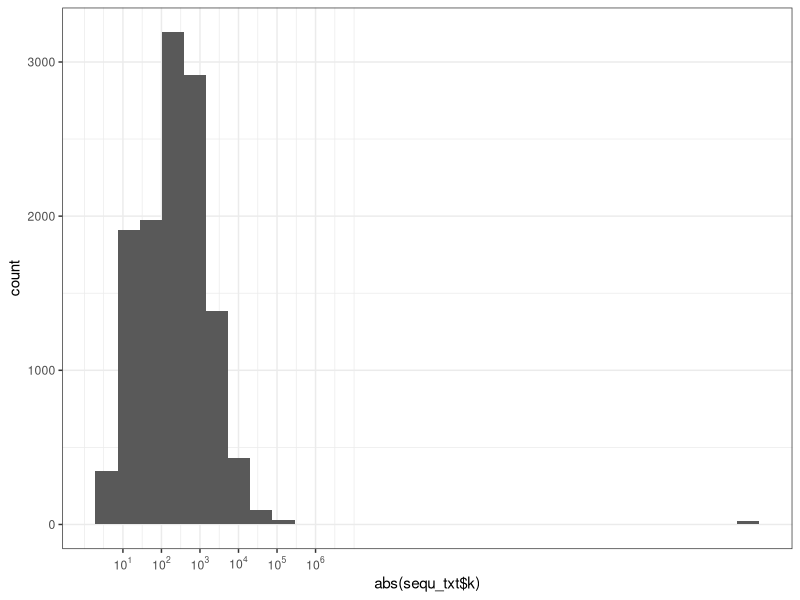
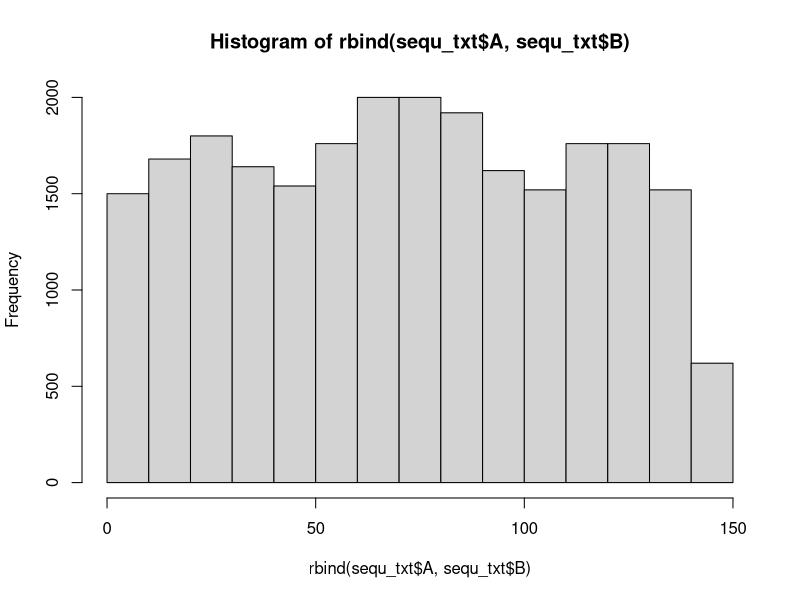
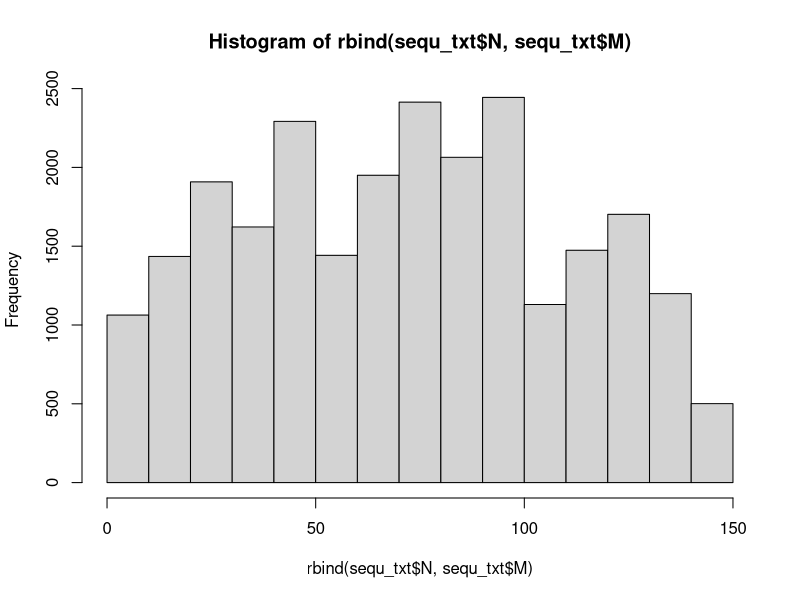

Reproduce these figures in R, in order.
## Grid3Dsequence_GeoArchaeo_ERT V1.2 ###

## Release notes ##

#V 1.0 June 2025: Creation of this script for a geologic/mining investigation with Electrical Resistivity Tomography (ERT)

#V 1.1 October 2025:
                    #now the probability function that selects MN electrodes varies with AB distance. Now you can have more skewed MN electrodes distribution when AB are close to each other, while maintaining a more uniform distribution whan AB are distant from each other
                    #now you can define a range around the center of the AB dipole in which all the potential electrodes will be surely selected by the probability function
                    #fixed sampling probability by reducing 0.001 to 0.00000001
                    #added some histogram plots to increase knowledge on the sequence created.
                    #I did this update to investigate an embankment with a 3D configuration.
#V 1.2 December 2025 #output directory updated

## End of Release notes


### Introduction

#Hello! This script creates an ERT sequence for a 3D survey setup with electrodes at the surface located in a m x n grid.
#This sequence is particularly optimized if you have a georesistivimeter such as IRIS Syscal Pro that measures 10 potential differences simultaneously,
#speeding up the survey.
#This script was adapted from another script of mine, focused on archaeological 3D surveys.
#( The goal of an archaeological 3D survey is to acquire as many data as possible near the surface, until 1-2 meters depth, for archaeological purposes. Therefore,
#we generally want to focus on very shallow investigation depths, with a very dense data distribution near the surface. )

#Instead, here we focus on geologic surveys, so we want to go deep with the investigation.
#This script is therefore optimized for 3D rectangular-shape grids (e.g. 3 cables of 48 electrodes each, or 6 x 24), and it is meant to select
#some meaningful AB spacings (see the variables ws_aperture_list...) and, for each AB spacing, a series of and MN potential electrodes that 
#are more spaced the more distant from the center of the current dipole AB. This allows to have a high investigation depth while maintaining the geometrical factor k quite low.

library(readr)

#First, we select the survey geometry.

### INPUT PARAMETERS ###
m=48 #electrodes in a row (or cable...if you have your rows exactly of the length of the cable)
n=3 #electrodes in a column = number of rows (or cables)
ele_dist_x=8 #distance between rows
ele_dist_y=1 #distance between electrodes in a row (or cable electrode spacing)
num_pot=20 #number of potential measurements per each current dipole (a multiple of 10 is suggested to obtain maximum optimization in Syscal Pro georesistivimeter or similar)
meandering=FALSE #if TRUE, the script will order the electrode positions as a snake. If you instead prefer to make the survey grid with each cable's lowest electrode number always start from the same side of the grid, put FALSE.
random_ele_pot=FALSE #experimental: just pick random potential electrodes assigned to each current dipole
delete_inline_measurements=FALSE #if you perform already line by line measurements with traditional 2D sequences, and you wanna save space and time.

##First, the program sets the AB spacings, which can be set in "ws_aperture_list_hor" and "ws_aperture_list_ver" variables. # Optionally, you can add AB with a diagonal spacing (diag_aperture_list)
## Second, according to those spacings, it will create a certain number (=num_pot) of potential electrodes to be measured during that AB current injection


#Please, set to TRUE the following variables if you want to add them to the sequence. Diagonal means AB current electrodes that are spaced diagonally within the
#electrode grid. ws stands for Wenner-Schlumberger but in this script contains also dipole dipole electrodes, basically it is all those AB dipoles which are not spaced diagonally, but only along a row or column.
diagonal=TRUE
ws=TRUE

##Please, set the following variables to generate the AB current electrodes with different spacings between them. For a simple case, use just ws_aper... = c(1)
#If you want AB to have a large aperture set for example =c(10). You can set a free combination of AB apertures, for example =c(1,5,8), and they can be different in horizontal and vertical directions.

# ws_aperture should be less than m or n! - it represents how much spacing between A and B current electrodes for 3D configuration. Practically, it is equal to B-A in the case the electrode grid has a spacing of 1m
ws_aperture_list_hor=c(1,3,45,46,47) #here we define how many different AB apertures to be selected in horizontal direction
ws_aperture_list_ver=c(1)#here we define how many different AB apertures to be selected in vertical direction

#diagonals should be a list of c(firstnumber,secondnumber), like list(c(1,2),c(2,10), c(3,20). First number should be less than n, second number less than m
#these numbers means, for example c(2,10), that the diagonal AB is made by a certain series of A electrodes, and the B electrodes are in positions, relative to A, of 2*ele_dist_x on the x direction, and of 10*ele_dist_y on the y direction
diag_aperture_list=list(c(1,8),c(2,16),c(2,47))

## input parameters for the choice of the potential electrodes.

#As stated at the beginning of the script, for each current electrode AB we need to select a meaningful series (possibly a multiple of 10, in the case of optimized Syscal Pro georesistivimeter)
#of MN potential electrodes. The idea, to minimize k but allow deep investigation at the same time, is to select MN more spaced and more spaced, as they are more distant from the center of the AB current dipole.

#At first,a random weighted distribution (with sample(x,num,prob) function of R) was tried, with the weights inversely proportional to the distance from the center of AB
#However it was too random and it was probable that the most distant electrodes were underrepresented.
#Therefore, a custom algorithm to build a "less-random" spatial distribution of electrodes was created.
#This algorithm basically divides the candidates to be potential electrodes (all electrodes but the current electrodes) in several groups (num_pot +1). Each group has more elements if it is more distant
#from the center of the AB dipole. The choice of these groups is linket to the parameters mult_fact and elev_fact. For each group, the algorithm selects just one potential electrodes, randomly, but with a weight. 
#This weight is higher for the more distant electrodes within the group (this weight is linked to the parameter elev_fact_inv). 

#in V1.1 this was converted to a range, based on the distance between A and B. 

#if you want to choose different parameters, we suggest you to try them in the commented trial section below, meant for testing and plotting the 
# quasi-random potential electodes grid. The default values of 1.5, 1.8, 11 are a good balance and worked well for a 48x3 grid, where the 3 lines were spaced 5 times the electrode spacing.

# mult_fact=1.5 # this parameter, if lower, it will skew more the electrode distribution
# elev_fact=1.8 # this parameter, if higher, it will skew more the electrode distribution
# elev_fact_inv=11 # this parameter, if higher, it will choose more consistently the most distant electrodes - the potential electrodes distribution will be "less random".

mult_fact_range=c(1.1,2) # this parameter, if lower, it will skew more the electrode distribution
elev_fact_range=c(2,1.1) # this parameter, if higher, it will skew more the electrode distribution
ele_dist_range=c(min(ele_dist_x,ele_dist_y),(((m-1)*ele_dist_y)^2+((n-1)*ele_dist_x)^2)^0.5) # a vector with two elements: the distance of the closest couple of electrodes and the distance of the most distant couple of electrodes.
elev_fact_inv=2 # this parameter, if higher, it will choose more consistently the most distant electrodes - the potential electrodes distribution will be "less random".
range_sure_ele_range=c(4,0.1) #m #in this range of distance from the center of the current dipole, all the electrodes will be picked. This range is a range, for larger aperture it shrinks, because for large apertures we are not interested in selecting all these electrodes near the AB dipole center


### END INPUT PARAMETERS ###


#Calculation of the electrode grid based on the input parameters.
ele_pos=data.frame(num=1:(m*n),x=floor((0:(m*n-1))/m),y=0:(m*n-1)-m*floor((0:(m*n-1))/m)) #calculates the electrodes position in the grid
ele_pos$x=ele_pos$x*ele_dist_x #multiply the electrode positions for the spacing between electrodes.
ele_pos$y=ele_pos$y*ele_dist_y #multiply the electrode positions for the spacing between electrodes.

# #example plot of the electrode grid
# plot(ele_pos$x,ele_pos$y)
# 


### trial quasi-random sampling on elecrodes - see later where it is really implemented in the code. use  ###
# #this lines for try the parameters of sampling and plot them visually.
# 
# y0=500
# x0=0
#  prob_samp=((ele_pos$y-y0)^2+(ele_pos$x-x0)^2)^0.5
# # prob_samp=abs((ele_pos$y-y0))#for basing distance only on y
# 
# prob_samp=max(prob_samp)*mult_fact-(prob_samp)
# prob_samp=prob_samp^elev_fact
# prob_samp=prob_samp/sum(prob_samp)*num_pot
# prob_inv=1/prob_samp^elev_fact_inv
# 
# s_i=1
# s_i_start=1
# ele_sampled=vector()
# pr_count=0
# while (s_i<=m*n){
# 
#   pr_count=pr_count+prob_samp[s_i]
# 
#   if(pr_count>1 | s_i%%m==0 ){
# 
#     if(s_i==s_i_start){
#       ele_sampled=append(ele_sampled,s_i)
#     }else{
#     # ele_sampled=append(ele_sampled,sample(c(s_i_start:s_i),1,prob=prob_samp[s_i_start:s_i]))
#     # ele_sampled=append(ele_sampled,sample(c(s_i_start:s_i),1))
#       ele_sampled=append(ele_sampled,sample(c(s_i_start:s_i),1,prob=prob_inv[s_i_start:s_i]))
#     }
#     s_i_start=s_i+1
#     pr_count=pr_count-1
# 
#   }
# 
#   s_i=s_i+1
# }
# plot(ele_pos$x[ele_pos$num %in% ele_sampled],ele_pos$y[ele_pos$num %in% ele_sampled])

### End of: trial quasi-random sampling on elecrodes - see later where it is really implemented in the code.###




#creation of the possible AB (current electrodes) combinations

print("creating the current electrodes")

#initialize the variables

dd_diag_right=data.frame()
dd_diag_left=data.frame()
dd_diag_all=data.frame()

ws_ap_hor=data.frame()
ws_ap_ver=data.frame()

ws_all=data.frame()

# this for cycle creates the various AB combinations which are "diagonal". It is a basic algorithm that performs basic logic and geometrical calculations.
if(diagonal==TRUE){
  
  # dd_diag_right=data.frame(A=1:(m*(n-1)-1),B=(m+2):(m*n))
  # dd_diag_left=data.frame(A=(m+1):(m*n-1),B=2:(m*(n-1)))
  for(diag_aperture in diag_aperture_list){
    dd_diag_right=data.frame(A=1:(m*(n-diag_aperture[1])-diag_aperture[2]),B=(m*diag_aperture[1]+1+diag_aperture[2]):(m*n))
    dd_diag_right=dd_diag_right[(abs(floor((dd_diag_right$B-1)/m)-floor((dd_diag_right$A-1)/m))==diag_aperture[1]),]#this deletion is needed because the algorithm I use to create them creates too many of them
    
    dd_diag_left=data.frame(A=(m*diag_aperture[1]+1):(m*n-diag_aperture[2]),B=(1+diag_aperture[2]):(m*(n-diag_aperture[1])))
    dd_diag_left=dd_diag_left[(abs(floor((dd_diag_left$B-1)/m)-floor((dd_diag_left$A-1)/m))==diag_aperture[1]),]#this deletion is needed because the algorithm I use to create them creates too many of them
    
    
     dd_diag_all=rbind(dd_diag_all,dd_diag_left,dd_diag_right)
  }
}

# this for cycle creates the various AB combinations which are not "diagonal". It is a basic algorithm that performs basic logic and geometrical calculations.

if(ws==TRUE) {

  for (ws_aperture in ws_aperture_list_hor){
 ws_ap_hor=data.frame(A=1:(m*n-ws_aperture),B=(ws_aperture+1):(m*n)) #wenner shlumberger current electrodes in x direction, only spacings = ele_dist*3 are really WS (the minimum wenner-schlumberger aperture), if lower they are actually dipole-dipole electrodes.
 ws_ap_hor=ws_ap_hor[(ws_ap_hor$A%%m %in% c(1:(m-ws_aperture))),]#remove some AB that we do not want because they are far away between each other
 ws_all=rbind(ws_all,ws_ap_hor)
  }
  
  for (ws_aperture in ws_aperture_list_ver){
    
 ws_ap_ver=data.frame(A=1:(m*n),B=1:(m*n)+m*(ws_aperture)) #wenner shlumberger current electrodes in y direction, only spacings = ele_dist*3 are really WS (the minimum wenner-schlumberger aperture), if lower they are actually dipole-dipole electrodes.)
 ws_ap_ver=ws_ap_ver[ws_ap_ver$B<=m*n,] #remove some AB that we do not want because they are far away between each other
 ws_all=rbind(ws_all,ws_ap_ver)
  }
}

 
#This following line puts together all the current AB dipoles that we created above and that we want to calculate the corresponding potential MN electrodes of.
#If you set to FALSE some of these AB dipoles in the input parameters, they will not be added anyway to the "ap" variable because they will be empty variables. Instead. if you modified the script and
# you add other kinds of AB dipoles, do not forget to add them here below too.
 

ap=rbind(ws_all,dd_diag_all) #new code just uses ws_all and dd_diag_all




#initialize the data frame that will contain the final sequence
abmn=data.frame(A=0,B=0,M=0,N=0)


#The following for loop is the creation of the MN potential electrodes associated with each current electrode.

print("creating the potential electrodes")

if(random_ele_pot==FALSE){ #this is the normal case, if random is FALSE
for (i in 1:length(ap[,1])){ # For each AB current dipole:
  
  # i=1
  # ap[i,1]=43
  # ap[i,2]=48
  # ele_pos$num=ele_pos$`#`
  # ele_pos$y=ele_pos$Y
  # 
  # ele_pos$x=ele_pos$X
  
  #determine the x y position of the center of the dipole
  xA=ele_pos$x[ele_pos$num==ap[i,1]]
  xB=ele_pos$x[ele_pos$num==ap[i,2]]
  yA=ele_pos$y[ele_pos$num==ap[i,1]]
  yB=ele_pos$y[ele_pos$num==ap[i,2]]
  xAB=(xA+xB)/2
  yAB=(yA+yB)/2
  
    #determine the distance between A and B
  ele_dist_AB=((xA-xB)^2+(yA-yB)^2)^0.5+1
  
  ###select a series of num_pot potential electrodes distributed quasi-randomly (more uniform than random) - weighted on distance
  #we want to select the potential electrodes spread all over the domain, but more closest to the center of the current dipole, and order them cable by cable simply.
  
  
  y0=yAB
  x0=xAB

  #remove the current electrodes from the potential potential electrode list
  ele_pos_temp=ele_pos[(ele_pos$num!=ap[i,1] & ele_pos$num!=ap[i,2]),]
  
  ##Calculate a probability to pick the electrode as potential electrode for this AB current dipole 
  #(less probable if more distant from the center of the current dipole)
  
  
  #First, calculate mult_fact and elev_fact from their possible ranges, based on distance of the couple of AB current electrodes. The more distant they are, the more uniform distribution (less skewed): we want to obtain to reduce the geometrical factor k.
  #it is a linear model depending on the distance range "ele_dist_range". We want to calculate elev_fact and mult_fact as functions of ele_dist_range
  #calculate slope and q (slope and intercept of the linear model)
  
  slope= (elev_fact_range[2]-elev_fact_range[1])/(ele_dist_range[2]-ele_dist_range[1])
  q=elev_fact_range[1]-(ele_dist_range[1]*slope)
  
  elev_fact=slope*ele_dist_AB+q
  
  #same for mult_fact
  slope= (mult_fact_range[2]-mult_fact_range[1])/(ele_dist_range[2]-ele_dist_range[1])
  q=mult_fact_range[1]-(ele_dist_range[1]*slope)
  
  mult_fact=slope*ele_dist_AB+q
  
  
  #same for range_sure_ele
  slope= (range_sure_ele_range[2]-range_sure_ele_range[1])/(ele_dist_range[2]-ele_dist_range[1])
  q=range_sure_ele_range[1]-(ele_dist_range[1]*slope)
  
  range_sure_ele=slope*ele_dist_AB+q
  
  
  ##target sum of prob_samp is num_pot+1+0.001, and no prob_samp > 1 obviously.
  
  
  prob_samp=((ele_pos_temp$y-y0)^2+(ele_pos_temp$x-x0)^2)^0.5-min(ele_dist_range)
  
  
  # prob_samp=abs((ele_pos_temp$y-y0))#for basing distance only on y
  prob_samp_sure=which(prob_samp<=range_sure_ele)
  prob_samp_notsure=which(prob_samp>range_sure_ele)
  prob_samp_target_sum=num_pot+1.0000001
  prob_samp_target_sum_corr=prob_samp_target_sum-length(which(prob_samp<range_sure_ele))*1
  
  prob_samp=max(prob_samp)*mult_fact-(prob_samp) # adjust this probability with the mult_fact, which can be selected at the beginning of the script.
  prob_samp=prob_samp^elev_fact  # adjust this probability with the elev_fact, which can be selected at the beginning of the script.
  

  prob_samp[prob_samp_sure]=1
  prob_samp[prob_samp_notsure]=prob_samp[prob_samp_notsure]/sum(prob_samp[prob_samp_notsure])*prob_samp_target_sum_corr
   # prob_samp=prob_samp/sum(prob_samp)*(num_pot+1+0.0001)#this normalization will ensure that the potential electrodes will be exactly num_pot, as desired. +0.0001 avoids errors due to numerical approximations.
  
  
  # plot(prob_samp)
  prob_inv=1/prob_samp^elev_fact_inv # this prob_inv is an inverse of the prob. It is meant later, to make most distant electrodes be more represented in the final distribution. It can be selected at the beginning of the script.
  
  #initialize variables for choosing the quasi-random distance-based electrode distribution
  s_i_start=1
  ele_sampled=vector()
  pr_count=0
  
  #calculate the quasi-random distance-based electrode distribution.
  #Basically, to create a random but homogeneous distribution, this code
  #divides the electrodes in groups, which contain more electrodes if those groups are more distant from the AB center
  #therefore, we will obtain a distribution that have many electrodes near AB center, and less far away.
  #However, we want that the most distant ones are well represented in this distribution, to increase investigation depth.
  #Therefore, among each electrode group, we select most probably the more distant one (this is the meaning of prob_inv variable)
  
  for (s_i in 1:length(ele_pos_temp$num)){
    # s_i=s_i+1
    
    pr_count=pr_count+prob_samp[s_i]
    
    #each electrode has a probability. when summing adjacent electrode probabilities, at some point we reach 1. 
    #when we reach 1, we select randomly one of those electrodes and move to the next electrode.
    
    if(pr_count>=1 | ele_pos_temp$num[s_i]%%m==0 ){ #this ele_pos_temp$num[s_i]%%m==0 ensures that when the counter arrives at the end of a line, it will select one of the last electrodes of the line.
      
      if(s_i==s_i_start){ #if there is just one electrode in the group, select it
        ele_sampled=append(ele_sampled,ele_pos_temp$num[s_i])
      }else{ #if there are more than 1 electrode in the group, select it randomly, but more probably the more distant from AB (see prob_inv)
      
        ele_sampled=append(ele_sampled,ele_pos_temp$num[sample(c(s_i_start:s_i),1,prob=prob_inv[s_i_start:s_i])])
      }
      s_i_start=s_i+1
      pr_count=pr_count-1 #reset the probability after having added an electrode to the ele_sampled final list.
      
    }
    
  }
  
  M=1:num_pot*0 #initialize the temporary storage variable for the potential electrodes M associated to each current dipole
  N=1:num_pot*0 #initialize the temporary storage variable for the potential electrodes N associated to each current dipole

  for (j in 2:(length(ele_sampled)))  {

    #create the M and N vectors to be used with the current AB dipole (which is ap[i,])
      M[j-1] =ele_sampled[j-1]
      N[j-1]=ele_sampled[j]
  
  }
  # print(length(ele_sampled))
  length(abmn$A)
  
  ### This commented part is from the Archaeo script, meant to produce all those potential electrodes closest to the center of the current electrode.
  # #determine the distance matrix between the current dipole and the potential potential electrodes
  # 
  # dists=((ele_pos$x-xAB)^2+(ele_pos$y-yAB)^2)^0.5
  # dists[(ele_pos$num==ap[i,1]) | (ele_pos$num==ap[i,2])]=9999*ele_dist_x # set a high value of distance to the current electrodes in order to not consider them in the following calculations of the potential electrodes
  # 
  # 
  # 
  # ele_pot=1:num_pot*0 #initialize the temporary storage variable for the potential electrodes associated to each current dipole
  # M=1:num_pot*0 #initialize the temporary storage variable for the potential electrodes M associated to each current dipole
  # N=1:num_pot*0 #initialize the temporary storage variable for the potential electrodes N associated to each current dipole
  # 
  # 
  # ele_pot[1]= which(dists==min(dists))[1] #The first chosen potential electrodes is one of the electrodes nearest to the center of the current dipole, but not the electrodes of the current dipole itself.
  # 
  # #find all the other potential electrodes and store them temporarily in M and N variable
  # for (j in 2:(num_pot+1))  {
  #  
  #   #calculate another distance matrix, which is the distance of each electrode from the previous potential electrode
  #   xJ=ele_pos$x[ele_pos$num==ele_pot[j-1]]
  #   yJ=ele_pos$y[ele_pos$num==ele_pot[j-1]]
  #   distj=((ele_pos$x-xJ)^2+(ele_pos$y-yJ)^2)^0.5
  #   distj[which(ele_pos$num %in% ele_pot[1:j-1])]=9999*ele_dist #set a high number for the electrodes already used (which are stored in ele_pot), so they will not be chosen again
  #   
  #   #select the electrode nearest to the current dipole among the nearests to the previous potential electrode, and not already used.
  #   #this algorithm basically will select all the potential electrodes around the first potential electrodes, going farther and farther from the center of the current dipole (xAB,yAB)
  #   ele_pot[j]= ele_pos$num[ele_pos$num==which(dists+distj*2==min(dists+distj*2))[1]][1]
  #  
  #   #create the M and N vectors to be used with the current AB dipole (which is ap[i,])
  #     M[j-1] =ele_pot[j-1]
  #     N[j-1]=ele_pot[j]
  #   
  # }
  ### End of: This commented part is from the Archaeo script, meant to produce all those potential electrodes closest to the center of the current electrode.
  
   #create a temporary abmn dataframe containing the quadripoles related to the current AB current electrode
  abmntemp=data.frame(A=ap[i,1],B=ap[i,2],M=M,N=N)
  
  #update the general ABMN dataframe. At the end of the for loop, which end is the next line, this will be the final electrode sequence.
   abmn=rbind(abmn,abmntemp) 
}

abmn=abmn[-1,] #remove the first line that was just 0 because I put it because I always need to find some tricks since I cannot code so well.

}else{ #if random_ele_pot==TRUE
  
  for (i in 1:length(ap[,1])){ # For each AB current dipole:
    
    possible_mn=c(1:(m*n))[! c(1:(m*n)) %in% c(ap$A[i],ap$B[i])]
    #generate five random integers between 1 and 20 (sample without replacement)
      
    mnrand=sample(possible_mn, num_pot+1, replace=FALSE) #if we use replace=FALSE then we do not allow the same integer to be generated more than once.
    
    
    mrand=mnrand[1:num_pot]
    nrand=mnrand[2:(num_pot+1)]
    abmntemp=data.frame(A=ap$A[i],B=ap$B[i],M=mrand,N=nrand)
    abmn=rbind(abmn,abmntemp) 
  }
  abmn=abmn[-1,] #remove the first line that was just 0 because I put it because I always need to find some tricks since I cannot code so well.
  
}

###reorder the electrode positions and the AB dipoles in order to make it meandering, like a snake. 
#Basically, every second row has to be inverted both in electrode positions and in the abmn
#It may take some time.


if(meandering==TRUE){
  print("reordeing the sequence to make the electrode positions meandering")
  
  abmn=as.matrix(abmn)
  for (k in 1:n){
    
    if (k%%2==0){ #this k%%2 selects every second row to be reversed
      
      #this creates the variables that store the electrodes index to be reversed.
      ele_inv=(m*(k-1)+1):(m*k)
      ele_invinv=rev(ele_inv)

      for (ii in 1:length(abmn[,1])){
        
        if(ii%%100==0){
          print(sprintf("processing line %s of %s, quadripole %s",k,n,ii))
        }
        if(any(abmn[ii,1]==ele_inv)){
          abmn[ii,1]=ele_invinv[ele_inv==abmn[ii,1]]+0.1 #This +0.001 and then the floor function is a trick that I found to easily replace one value by another. Maybe it can be done more efficiently.
        }
        if(any(abmn[ii,2]==ele_inv)){
          abmn[ii,2]=ele_invinv[ele_inv==abmn[ii,2]]+0.1
        }
        if(any(abmn[ii,3]==ele_inv)){
          abmn[ii,3]=ele_invinv[ele_inv==abmn[ii,3]]+0.1
        }
        if(any(abmn[ii,4]==ele_inv)){
          abmn[ii,4]=ele_invinv[ele_inv==abmn[ii,4]]+0.1
        }
        
      }
      abmn=floor(abmn)
      
      #Similarly, this for cycle corrects the electrode positions
      for (ii in 1:length(ele_pos$num)){
        
        if(any(ele_pos$num[ii]==ele_inv)){
          ele_pos$num[ii]=ele_invinv[ele_inv==ele_pos$num[ii]]+0.001
          
          
          
        }
        ele_pos$num=floor(ele_pos$num)
        
      }
      
    }
    
  }
  
}

ele_pos=ele_pos[order(ele_pos$num),]


if(delete_inline_measurements==TRUE){
  abmn=abmn[((floor((abmn$A-1)/m)==floor((abmn$B-1)/m)) & (floor((abmn$B-1)/m) ==floor((abmn$M-1)/m)) & (floor((abmn$M-1)/m)==floor((abmn$N-1)/m)))==FALSE,]
}

### save the sequence in ResIPy and Electre formats ###


#first, create an output folder
ifelse(!dir.exists(file.path("output")),
       dir.create(file.path("output")),
       "Directory Exists")



ele_pos$z=0

### export .csv files containing the sequences. This can be imported in Resipy - Forward modeling ###
write.table(abmn,sprintf("output/Seq_grid_%ix%i.csv",m,n),row.names = FALSE,quote=FALSE,sep=",")
write.table(ele_pos,sprintf("output/Ele_pos_grid%ix%i.csv",m,n),row.names = FALSE,quote=FALSE,sep=",")


sequ_txt=cbind(c(1:length(abmn[,1])),abmn)
colnames(sequ_txt)[1]="#"
### Calculate k for check ###
# sequ_txt$A=143
# sequ_txt$B=144
# sequ_txt$M=141
# sequ_txt$N=142
A=sequ_txt$A
B=sequ_txt$B
M=sequ_txt$M
N=sequ_txt$M
AA=ele_pos$x[sequ_txt$A]
MM=ele_pos$x[sequ_txt$M]

rAM=((ele_pos$x[A]-ele_pos$x[M])^2+ (ele_pos$y[A]-ele_pos$y[M])^2 + (ele_pos$z[A]-ele_pos$z[M])^2)^0.5

rAM=((ele_pos$x[sequ_txt$A]-ele_pos$x[sequ_txt$M])^2+ (ele_pos$y[sequ_txt$A]-ele_pos$y[sequ_txt$M])^2 + (ele_pos$z[sequ_txt$A]-ele_pos$z[sequ_txt$M])^2)^0.5
rBM=((ele_pos$x[sequ_txt$B]-ele_pos$x[sequ_txt$M])^2+ (ele_pos$y[sequ_txt$B]-ele_pos$y[sequ_txt$M])^2 + (ele_pos$z[sequ_txt$B]-ele_pos$z[sequ_txt$M])^2)^0.5
rAN=((ele_pos$x[sequ_txt$A]-ele_pos$x[sequ_txt$N])^2+ (ele_pos$y[sequ_txt$A]-ele_pos$y[sequ_txt$N])^2 + (ele_pos$z[sequ_txt$A]-ele_pos$z[sequ_txt$N])^2)^0.5
rBN=((ele_pos$x[sequ_txt$B]-ele_pos$x[sequ_txt$N])^2+ (ele_pos$y[sequ_txt$B]-ele_pos$y[sequ_txt$N])^2 + (ele_pos$z[sequ_txt$B]-ele_pos$z[sequ_txt$N])^2)^0.5
  
sequ_txt$k=2*pi/(1/rAM-1/rBM-1/rAN+1/rBN)


## plot histogram of k ##

library(ggplot2)
library(scales)  # makes pretty labels on the x-axis

breaks=c(0,10,100,1000,10000,100000,1000000)

ggplot() + 
  geom_histogram(aes(x=abs(sequ_txt$k))) + 
  scale_x_log10(
    breaks = breaks,
    labels = scales::trans_format("log10", scales::math_format(10^.x))
  )+
  theme_bw()
sum(abs(sequ_txt$k[abs(sequ_txt$k)<10^10]))


#plot histogram of electrode distribution

hist(rbind(sequ_txt$A,sequ_txt$B))
hist(rbind(sequ_txt$N,sequ_txt$M))


### export .txt files containing the sequences ###
#These can be opened in Electre pro to import them into the Syscal Pro.
#In electre pro, please save them to .sqz file type, in order to save the desired Q factor, stacking options, voltage options...

colnames(ele_pos)=c("#","X","Y","Z")
write.table(ele_pos,sprintf("output/Grid_%ix%i.txt",m,n),row.names = FALSE,quote=FALSE,sep="\t")

write.table(sequ_txt[,1:5],sprintf("output/Grid_%ix%i.txt",m,n),row.names = FALSE,quote=FALSE,sep="\t",append=TRUE)


###old code ###
# # 
# # # check plot the distance array
#  library(ggplot2)
# 
# ggplot()+
#   geom_point(aes(x=ele_pos$Y,y=ele_pos$X,color=(dists)),size=10)+
#   #scale_color_distiller(palette=1)+
#   annotate("text",x=ele_pos$Y,y=ele_pos$X,label=sprintf("1-%s",ele_pos$`#`),size=4,color="darkred")+
#   annotate("text",x=ele_pos$Y+1,y=ele_pos$X+1,label=sprintf("2-%s",ele_pos$`#`),size=4, color="darkgreen")+
#   
#   xlab("X distance (m)")+
#   ylab("Y distance (m)")+
#   theme_bw()+
#   theme(axis.title.x = element_text(color="black", size=24),axis.title.y = element_text(color="black", size=24))+
#  theme(  axis.text = element_text(size=20))
# 
# 
# 
# 
